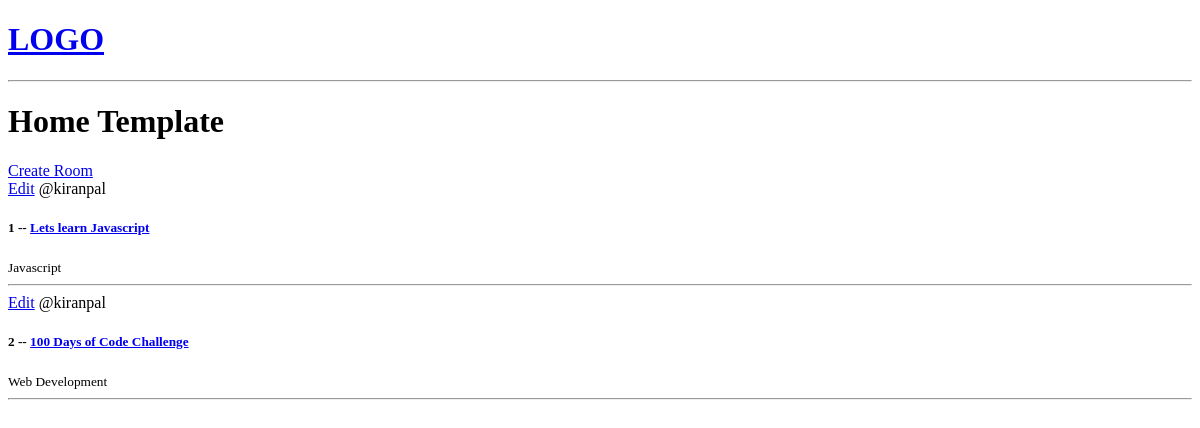
Before: / with the older database file.
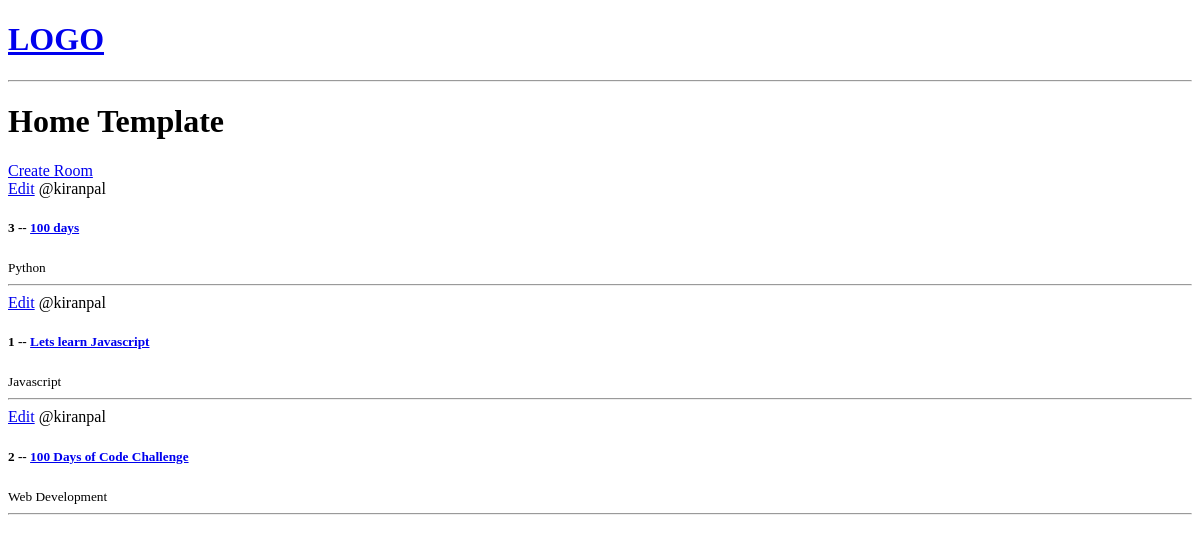
After: the same page with the newer database file.
### base/models.py (models this page shows, shortened)
class Room(models.Model):
    host = models.ForeignKey(User, on_delete=models.SET_NULL, null=True)
    topic = models.ForeignKey(Topic, on_delete=models.SET_NULL, null=True)
    name = models.CharField(max_length = 200)
    description = models.TextField(null = True)
    updated = models.DateTimeField(auto_now = True)
    created = models.DateTimeField(auto_now_add = True)
    class Meta:
        ordering = ['-updated', '-created']

class Topic(models.Model):
    name = models.CharField(max_length=200)

### base/views.py (the view)
# urls.py: path('', views.home, name = "home"),
def home(request) :
    rooms = Room.objects.all()
    context = {'rooms' : rooms}
    return render(request, 'base/home.html', context)

### base/templates/base/home.html
{% extends 'main.html'%}
{% block content %}
<h1>Home Template</h1>
<div>
    <a href="{% url 'create-room' %}"> Create Room</a>
    <div>
        {% for room in rooms %}
            <div>
                <a href="{% url 'update-room' room.id %}">Edit</a>
                <span>@{{room.host.username}}</span>
                <h5>{{room.id}} -- <a href="{% url 'room' room.id %}">{{room.name}}</a></h5>
                <small>{{room.topic.name}}</small>
                <hr>
            </div>
        {% endfor%}
    </div>
</div>
{% endblock content %}

Changed rows visible on the page:
added Room: host.username "kiranpal", id "3", name "100 days", topic.name "Python"
